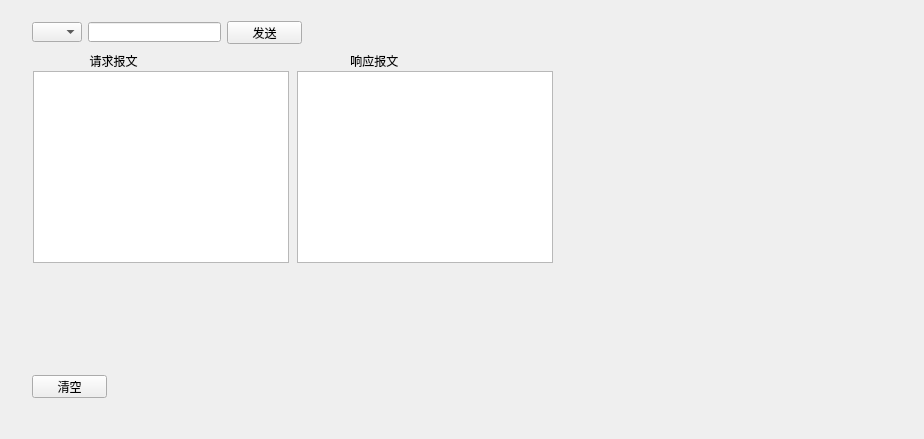
<?xml version="1.0" encoding="UTF-8"?>
<ui version="4.0">
 <class>Form</class>
 <widget class="QWidget" name="Form">
  <property name="geometry">
   <rect>
    <x>0</x>
    <y>0</y>
    <width>924</width>
    <height>439</height>
   </rect>
  </property>
  <property name="sizePolicy">
   <sizepolicy hsizetype="Fixed" vsizetype="Fixed">
    <horstretch>0</horstretch>
    <verstretch>0</verstretch>
   </sizepolicy>
  </property>
  <property name="windowTitle">
   <string>HTTP接口测试</string>
  </property>
  <widget class="QComboBox" name="comboBox">
   <property name="geometry">
    <rect>
     <x>32</x>
     <y>22</y>
     <width>50</width>
     <height>20</height>
    </rect>
   </property>
   <property name="currentText">
    <string/>
   </property>
   <property name="placeholderText">
    <string>GET</string>
   </property>
   <item>
    <property name="text">
     <string>GET</string>
    </property>
   </item>
   <item>
    <property name="text">
     <string>POST</string>
    </property>
   </item>
   <item>
    <property name="text">
     <string>PUT</string>
    </property>
   </item>
  </widget>
  <widget class="QLineEdit" name="urlEdit">
   <property name="geometry">
    <rect>
     <x>88</x>
     <y>22</y>
     <width>133</width>
     <height>20</height>
    </rect>
   </property>
  </widget>
  <widget class="QPushButton" name="sendButton">
   <property name="geometry">
    <rect>
     <x>227</x>
     <y>21</y>
     <width>75</width>
     <height>23</height>
    </rect>
   </property>
   <property name="text">
    <string>发送</string>
   </property>
  </widget>
  <widget class="QTextEdit" name="respTextEdit">
   <property name="geometry">
    <rect>
     <x>297</x>
     <y>71</y>
     <width>256</width>
     <height>192</height>
    </rect>
   </property>
  </widget>
  <widget class="QTextEdit" name="reqTextEdit">
   <property name="geometry">
    <rect>
     <x>33</x>
     <y>71</y>
     <width>256</width>
     <height>192</height>
    </rect>
   </property>
  </widget>
  <widget class="QLabel" name="label">
   <property name="geometry">
    <rect>
     <x>33</x>
     <y>53</y>
     <width>150</width>
     <height>16</height>
    </rect>
   </property>
   <property name="text">
    <string>                 请求报文</string>
   </property>
  </widget>
  <widget class="QLabel" name="label_2">
   <property name="geometry">
    <rect>
     <x>297</x>
     <y>53</y>
     <width>144</width>
     <height>16</height>
    </rect>
   </property>
   <property name="text">
    <string>                响应报文</string>
   </property>
  </widget>
  <widget class="QPushButton" name="clearButton">
   <property name="geometry">
    <rect>
     <x>32</x>
     <y>375</y>
     <width>75</width>
     <height>23</height>
    </rect>
   </property>
   <property name="sizePolicy">
    <sizepolicy hsizetype="Fixed" vsizetype="Fixed">
     <horstretch>0</horstretch>
     <verstretch>0</verstretch>
    </sizepolicy>
   </property>
   <property name="text">
    <string>清空</string>
   </property>
  </widget>
 </widget>
 <resources/>
 <connections/>
</ui>
